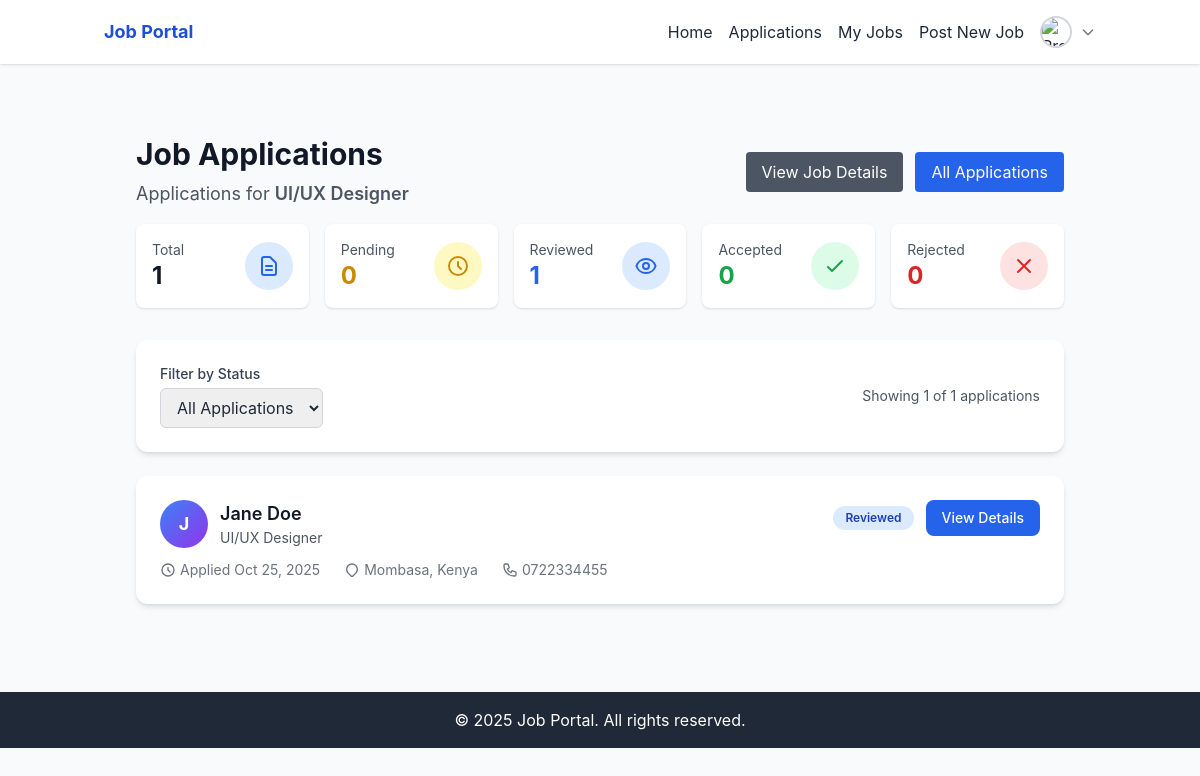
Page /jobs/job-applications.php?id=job-005 (signed in) on the committed database.
### tables this page shows
CREATE TABLE `job_posts` (
  `uuid` char(36) NOT NULL,
  `employer_uuid` char(36) NOT NULL,
  `title` varchar(150) NOT NULL,
  `job_level` varchar(100) DEFAULT NULL,
  `job_description` text NOT NULL,
  `job_type` varchar(100) DEFAULT NULL,
  `industry` varchar(100) DEFAULT NULL,
  `location` varchar(255) DEFAULT NULL,
  `salary_range` varchar(100) DEFAULT NULL,
  `additional_information` text DEFAULT NULL,
  `requirements_qualifications` text DEFAULT NULL,
  `status` enum('open','closed') DEFAULT 'open',
  `application_deadline` date DEFAULT NULL,
  `created_at` timestamp NOT NULL DEFAULT current_timestamp(),
  `updated_at` timestamp NOT NULL DEFAULT current_timestamp() ON UPDATE current_timestamp()
);

CREATE TABLE `applications` (
  `uuid` char(36) NOT NULL,
  `job_uuid` char(36) NOT NULL,
  `job_seeker_uuid` char(36) NOT NULL,
  `cover_letter` text DEFAULT NULL,
  `resume_file` varchar(255) DEFAULT NULL,
  `status` enum('pending','reviewed') DEFAULT 'pending',
  `applied_at` timestamp NOT NULL DEFAULT current_timestamp(),
  `reviewed_at` timestamp NULL DEFAULT NULL
);

CREATE TABLE `job_seekers` (
  `uuid` char(36) NOT NULL,
  `user_uuid` char(36) NOT NULL,
  `fullName` varchar(100) DEFAULT NULL,
  `phone` varchar(20) DEFAULT NULL,
  `gender` enum('male','female','other') DEFAULT NULL,
  `dob` date DEFAULT NULL,
  `location` varchar(255) DEFAULT NULL,
  `bio` text DEFAULT NULL,
  `professional_title` varchar(100) DEFAULT NULL,
  `skills` text DEFAULT NULL,
  `education` text DEFAULT NULL,
  `resume_file` varchar(255) DEFAULT NULL,
  `profile_completed` tinyint(1) DEFAULT 0,
  `created_at` timestamp NOT NULL DEFAULT current_timestamp(),
  `updated_at` timestamp NOT NULL DEFAULT current_timestamp() ON UPDATE current_timestamp()
);

### public/jobs/job-applications.php (the view, shortened to what the rows shown need)
<?php
require_once __DIR__ . '/../../helpers/session.php';
require_once __DIR__ . '/../../config/db.php';
require_once __DIR__ . '/../../controllers/JobController.php';
require_once __DIR__ . '/../../controllers/ApplicationController.php';
$jobId = $_GET['id'] ?? null;
$jobController = new JobController($conn);
$applicationController = new ApplicationController($conn);
$userId = getUserId();
$employer = $jobController->user->getUserProfile($userId);
$employerUuid = $employer['employer_uuid'] ?? null;
$job = $jobController->job->getJobById($jobId);
$applications = $applicationController->application->getJobApplications($jobId, $employerUuid);
include __DIR__ . '/../../includes/employer-header.php';
?>
<div class="max-w-7xl mx-auto px-4 sm:px-6 lg:px-8 py-8">
    <div class="mb-8">
        <div class="flex items-center justify-between mb-4">
            <div>
                <h1 class="text-3xl font-bold text-gray-900 mb-2">Job Applications</h1>
                <p class="text-lg text-gray-600">
                    Applications for <span class="font-semibold"><?php echo htmlspecialchars($job['title']); ?></span>
                </p>
            </div>
        </div>
    </div>
    <?php if (empty($applications)): ?>
    <div class="bg-white rounded-xl shadow-md p-12 text-center">
        <svg class="w-16 h-16 text-gray-300 mx-auto mb-4" fill="none" stroke="currentColor" viewBox="0 0 24 24">
            <path stroke-linecap="round" stroke-linejoin="round" stroke-width="2"
                d="M9 12h6m-6 4h6m2 5H7a2 2 0 01-2-2V5a2 2 0 012-2h5.586a1 1 0 01.707.293l5.414 5.414a1 1 0 01.293.707V19a2 2 0 01-2 2z" />
        </svg>
        <h3 class="text-xl font-medium text-gray-900 mb-2">No applications yet</h3>
        <p class="text-gray-500 mb-6">This job hasn't received any applications yet</p>
        <a href="../jobs/jobs.php" class="bg-blue-600 text-white px-6 py-2 rounded hover:bg-blue-700 transition">
            View All Jobs
        </a>
    </div>
    <?php else: ?>
    <div class="bg-white rounded-xl shadow-md overflow-hidden">
        <div class="divide-y divide-gray-200">
            <?php foreach ($applications as $app): ?>
            <div class="p-6 hover:bg-gray-50 transition-colors application-card"
                data-status="<?php echo $app['status']; ?>">
                <div class="flex justify-between items-start">
                    <div class="flex-1">
                        <div class="flex items-center gap-3 mb-3">
                            <div
                                class="w-12 h-12 bg-gradient-to-br from-blue-500 to-purple-600 rounded-full flex items-center justify-center text-white font-bold text-lg">
                                <?php
                                $jobseekerStmt = $conn->prepare("SELECT fullName FROM job_seekers WHERE uuid = ?");
                                $jobseekerStmt->bind_param("s", $app['job_seeker_uuid']);
                                $jobseekerStmt->execute();
                                $jobseekerResult = $jobseekerStmt->get_result()->fetch_assoc();
                                $fullName = $jobseekerResult['fullName'] ?? 'Unknown';
                                echo strtoupper(substr($fullName, 0, 1));
                                ?>
                            </div>
                            <div>
                                <h3 class="text-lg font-semibold text-gray-900">
                                    <?php echo htmlspecialchars($fullName); ?>
                                </h3>
                                <?php if (!empty($app['professional_title'])): ?>
                                <p class="text-sm text-gray-600">
                                    <?php echo htmlspecialchars($app['professional_title']); ?>
                                </p>
                                <?php endif; ?>
                            </div>
                        </div>
                        <div class="flex items-center gap-6 text-sm text-gray-500 ml-15">
                            <span class="flex items-center gap-1">
                                <svg class="w-4 h-4" fill="none" stroke="currentColor" viewBox="0 0 24 24">
                                    <path stroke-linecap="round" stroke-linejoin="round" stroke-width="2"
                                        d="M12 8v4l3 3m6-3a9 9 0 11-18 0 9 9 0 0118 0z" />
                                </svg>
                                Applied <?php echo date('M j, Y', strtotime($app['applied_at'])); ?>
                            </span>
                            <?php if (!empty($app['location'])): ?>
                            <span class="flex items-center gap-1">
                                <svg class="w-4 h-4" fill="none" stroke="currentColor" viewBox="0 0 24 24">
                                    <path stroke-linecap="round" stroke-linejoin="round" stroke-width="2"
                                        d="M17.657 16.657L13.414 20.9a1.998 1.998 0 01-2.827 0l-4.244-4.243a8 8 0 1111.314 0z" />
                                </svg>
                                <?php echo htmlspecialchars($app['location']); ?>
                            </span>
                            <?php endif; ?>
                            <?php if (!empty($app['phone'])): ?>
                            <span class="flex items-center gap-1">
                                <?php echo htmlspecialchars($app['phone']); ?>
                            </span>
                            <?php endif; ?>
                        </div>
                    </div>
                    <div class="flex items-center gap-3">
                        <?php
                        $statusColors = [
                            'pending' => 'bg-yellow-100 text-yellow-800',
                            'reviewed' => 'bg-blue-100 text-blue-800',
                            'accepted' => 'bg-green-100 text-green-800',
                            'rejected' => 'bg-red-100 text-red-800'
                        ];
                        $statusColor = $statusColors[$app['status']] ?? 'bg-gray-100 text-gray-800';
                        ?>
                        <span class="px-3 py-1 rounded-full text-xs font-semibold <?php echo $statusColor; ?>">
                            <?php echo ucfirst($app['status']); ?>
                        </span>
                        <a href="../applications/application-details.php?id=<?php echo $app['uuid']; ?>"
                            class="px-4 py-2 bg-blue-600 text-white rounded-lg hover:bg-blue-700 transition-colors text-sm font-medium">
                            View Details
                        </a>
                    </div>
                </div>
            </div>
            <?php endforeach; ?>
        </div>
    </div>
    <?php endif; ?>
</div>
<?php include __DIR__ . '/../../includes/footer.php'; ?>

### rows in the picture
job_posts: title "UI/UX Designer"
applications: job_seeker_uuid.fullName "J", job_seeker_uuid.fullName "Jane Doe", job_seeker_uuid.professional_title "UI/UX Designer", applied_at "Oct 25, 2025", job_seeker_uuid.location "Mombasa, Kenya", job_seeker_uuid.phone "0722334455", status "Reviewed"

### other values in the picture
$stats['total'] "1"
$stats['pending'] "0"
$stats['reviewed'] "1"
$stats['accepted'] "0"
$stats['rejected'] "0"
count($applications) "1"
